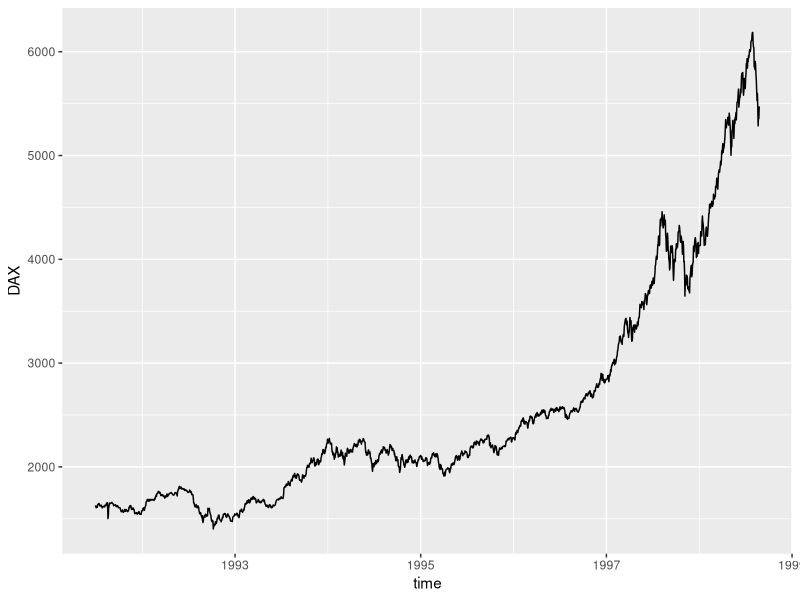
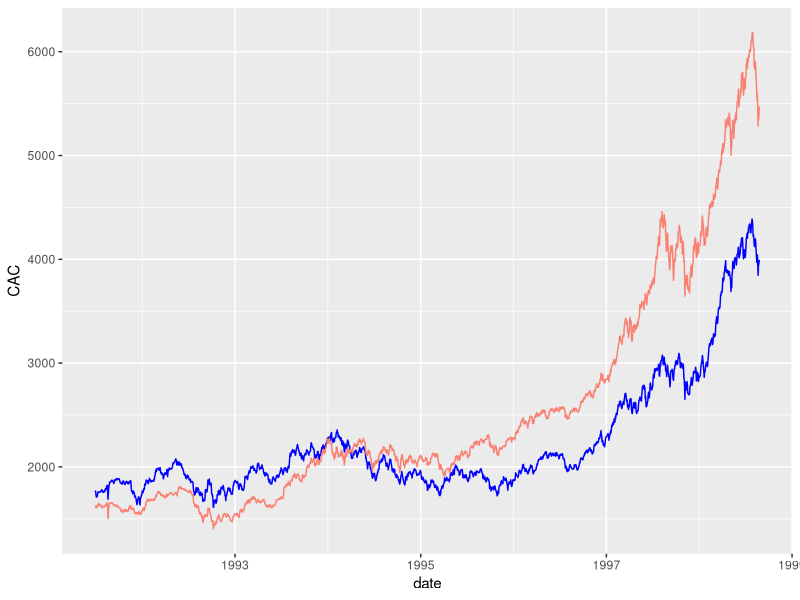

Write the R code that produced these figures, in order.
## ---- chunk 1
library(ggplot2)
## ---- chunk 2
library(dplyr)
## ---- chunk 3
data("EuStockMarkets")
df <- as.data.frame(EuStockMarkets)
df$time <- time(EuStockMarkets)
## ---- chunk 4
ggplot(df, aes(x=time,y=DAX))+geom_line()
## ---- chunk 5
EuStockMarkets <-
  EuStockMarkets |>
  as_tibble() |> 
  mutate(date = time(EuStockMarkets))
## ---- chunk 6
ggplot(EuStockMarkets, aes(x=date,y=CAC))+geom_line(color = "blue")+ geom_line(mapping=aes(y=DAX),color = "salmon")
